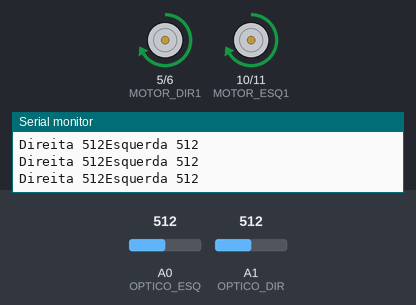
Simulated run of this sketch. Board: Arduino Uno, built with avr-gcc and run on an emulated ATmega328P. On the bench: motor-driver pin pairs drawn as motors (green arrow = first pin HIGH = forward, orange = second pin HIGH = backward, longer = more drive), the last lines printed to the serial monitor. Inputs (shaded band) come from the test bench; at power-on: A0 (OPTICO_ESQ) = 512, A1 (OPTICO_DIR) = 512.

Above: at 1.2 s.
1.3 s: A0 (OPTICO_ESQ) set to 162
4.3 s: A0 (OPTICO_ESQ) set to 134
At 5.5 s:
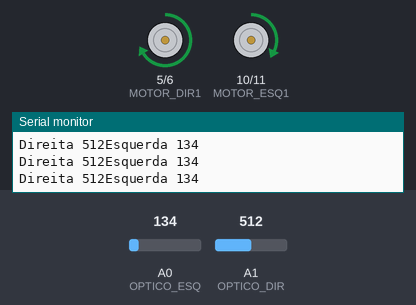
5.8 s: A1 (OPTICO_DIR) set to 166
7.3 s: A1 (OPTICO_DIR) set to 136
At 7.8 s:
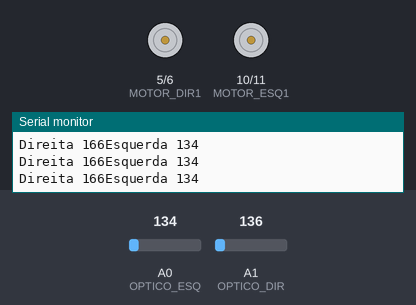
10.3 s: A0 (OPTICO_ESQ) set to 160
At 12.3 s:
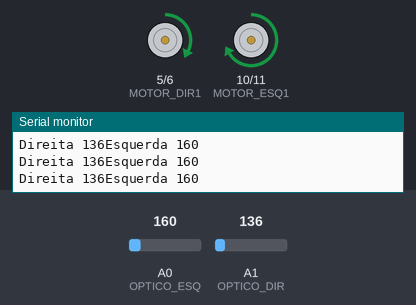
13.0 s: A0 (OPTICO_ESQ) set to 140
At 13.6 s:
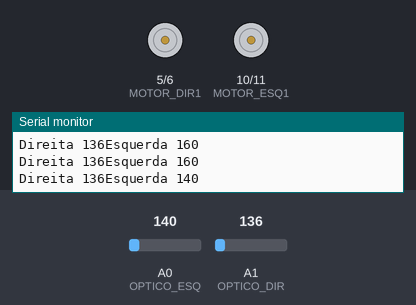
Timing chart, 0 to 16.6 s (numbered marks = the images above; inputs shaded):
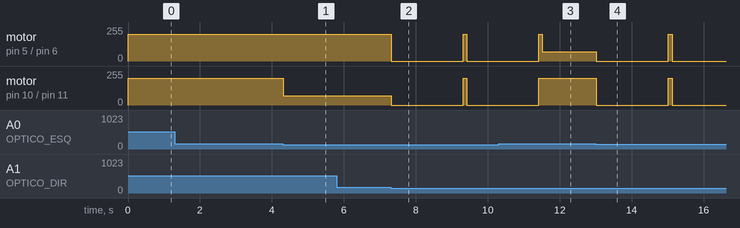

The sketch:

seguidor.ino
```cpp
//DEFINIÇÃO PINOS
//CONFERIR SE TÁ CERTO A DEFINIÇÃO DO SENSOR DIREITA E ESQUERDA (talvez eu tenha invertido no código)
#define OPTICO_DIR A1 //Sensor Óptico Reflexido Direita
#define OPTICO_ESQ A0 //Sensor Óptico Reflexido Esquerda

//Motor Direita
#define MOTOR_DIR1 5
#define MOTOR_DIR2 6

//Motor Esquerda
#define MOTOR_ESQ1 10
#define MOTOR_ESQ2 11

//DEFINIÇÃO DAS VARIÁVEIS AUXILIARES
int leitura_dir, leitura_esq; //Variável da leitura do sensor
int velocidade_alta = 200, velocidade_baixa = 70;

void setup() {
  Serial.begin(9600);
  //pinMode(LED,OUTPUT);
  pinMode(OPTICO_DIR, INPUT);
  pinMode(OPTICO_ESQ, INPUT);
  pinMode(MOTOR_DIR1, OUTPUT);
  pinMode(MOTOR_DIR2, OUTPUT);
  pinMode(MOTOR_ESQ1, OUTPUT);
  pinMode(MOTOR_ESQ2, OUTPUT);


  //Inicia o código com os motores parados
  digitalWrite(MOTOR_DIR1, LOW);
  digitalWrite(MOTOR_DIR2, LOW);
  digitalWrite(MOTOR_ESQ1, LOW);
  digitalWrite(MOTOR_ESQ2, LOW);

  Serial.print("-------------INICIO!!!!!!---------------");
  Serial.print("\n");
}

void loop() {
  //Leitura inicial
  leitura_dir = analogRead(OPTICO_DIR);
  leitura_esq = analogRead(OPTICO_ESQ);

  if (leitura_esq >= 150 && leitura_dir >= 150) { //Leituras baixas = claro
    //Frente
    analogWrite(MOTOR_DIR1, velocidade_alta);
    digitalWrite(MOTOR_DIR2, LOW);
    analogWrite(MOTOR_ESQ1, velocidade_alta);
    digitalWrite(MOTOR_ESQ2, LOW);
  }

  else if (leitura_esq < 150 && leitura_dir >= 150) {
    //Curva à esquerda
    analogWrite(MOTOR_DIR1, velocidade_alta);
    digitalWrite(MOTOR_DIR2, LOW);
    analogWrite(MOTOR_ESQ1, velocidade_baixa);
    digitalWrite(MOTOR_ESQ2, LOW);
  }

  else if (leitura_esq >= 150 && leitura_dir < 150) {
    //Curva à direita
    analogWrite(MOTOR_DIR1, velocidade_baixa);
    digitalWrite(MOTOR_DIR2, LOW);
    analogWrite(MOTOR_ESQ1, velocidade_alta);
    digitalWrite(MOTOR_ESQ2, LOW);
  }

  else {
    //Carrinho chegou no ponto de parada!!!!!!!
    analogWrite(MOTOR_DIR1, 0);
    digitalWrite(MOTOR_DIR2, LOW);
    analogWrite(MOTOR_ESQ1, 0);
    digitalWrite(MOTOR_ESQ2, LOW);

    delay(2000);

    analogWrite(MOTOR_DIR1, velocidade_alta);
    digitalWrite(MOTOR_DIR2, LOW);
    analogWrite(MOTOR_ESQ1, velocidade_alta);
    digitalWrite(MOTOR_ESQ2, LOW);

    delay(100);

  }

  Serial.print("Direita ");
  Serial.print(analogRead(OPTICO_DIR));
  Serial.print("Esquerda ");
  Serial.print(analogRead(OPTICO_ESQ));
  Serial.print("\n");

}
```

Measured:
- the behaviour switches between 150 and 149 on A0 (OPTICO_ESQ) (found by bisection; images 0 and 1)
- the behaviour switches between 150 and 149 on A1 (OPTICO_DIR) (found by bisection; images 1 and 2)
- after the input at 4.3 s, motor on pin 10 (MOTOR_ESQ1) / pin 11 (MOTOR_ESQ2): forward 200/255 → forward 70/255 at once
- after the input at 7.3 s, motor on pin 5 (MOTOR_DIR1) / pin 6 (MOTOR_DIR2): forward 200/255 → stopped at once, → forward 200/255 2.0 s later, → stopped 0.10 s later; motor on pin 10 (MOTOR_ESQ1) / pin 11 (MOTOR_ESQ2): forward 70/255 → stopped at once, → forward 200/255 2.0 s later, → stopped 0.10 s later
- after the input at 10.3 s, motor on pin 10 (MOTOR_ESQ1) / pin 11 (MOTOR_ESQ2): goes on until 11.4 s, then stays forward 200/255
- after the input at 13.0 s, motor on pin 5 (MOTOR_DIR1) / pin 6 (MOTOR_DIR2): forward 70/255 → stopped at once, → forward 200/255 2.0 s later, → stopped 0.10 s later; motor on pin 10 (MOTOR_ESQ1) / pin 11 (MOTOR_ESQ2): forward 200/255 → stopped at once, → forward 200/255 2.0 s later, → stopped 0.10 s later
